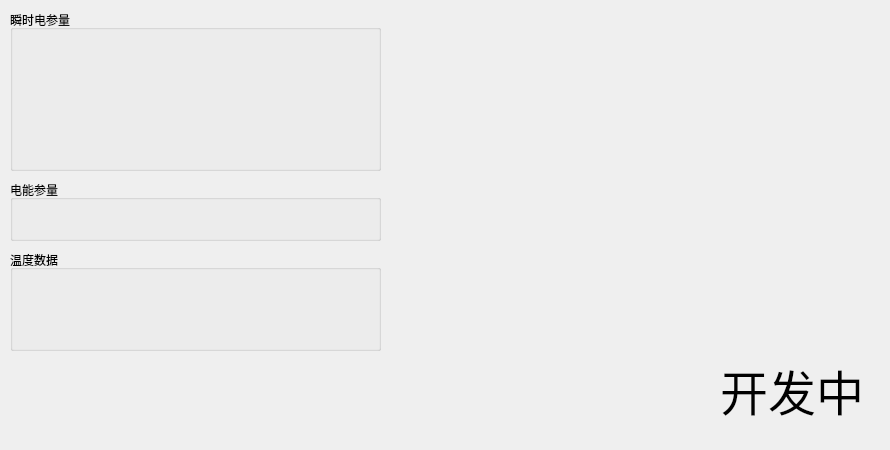
    <widget class="QWidget" name="tab_3">
     <attribute name="title">
      <string>80ZT-ModbusRTU</string>
     </attribute>
     <widget class="QLabel" name="label_48">
      <property name="geometry">
       <rect>
        <x>720</x>
        <y>340</y>
        <width>161</width>
        <height>101</height>
       </rect>
      </property>
      <property name="font">
       <font>
        <family>Adobe Devanagari</family>
        <pointsize>36</pointsize>
       </font>
      </property>
      <property name="text">
       <string>开发中</string>
      </property>
      <property name="scaledContents">
       <bool>false</bool>
      </property>
     </widget>
     <widget class="QGroupBox" name="groupBox_InstantElecPara">
      <property name="geometry">
       <rect>
        <x>10</x>
        <y>10</y>
        <width>371</width>
        <height>161</height>
       </rect>
      </property>
      <property name="title">
       <string>瞬时电参量</string>
      </property>
     </widget>
     <widget class="QGroupBox" name="groupBox_EnergyPara">
      <property name="geometry">
       <rect>
        <x>10</x>
        <y>180</y>
        <width>371</width>
        <height>61</height>
       </rect>
      </property>
      <property name="title">
       <string>电能参量</string>
      </property>
     </widget>
     <widget class="QGroupBox" name="groupBox_TempBlock">
      <property name="geometry">
       <rect>
        <x>10</x>
        <y>250</y>
        <width>371</width>
        <height>101</height>
       </rect>
      </property>
      <property name="title">
       <string>温度数据</string>
      </property>
     </widget>
    </widget>
